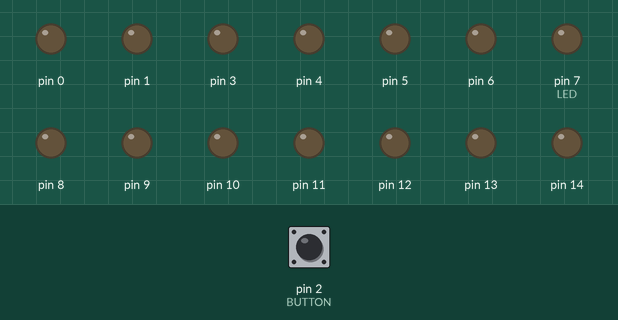
The sketch below on a simulated Arduino Uno, built with avr-gcc and run on an emulated ATmega328P. Parts: output pins drawn as LEDs (lit = HIGH). The inputs (shaded band) are chosen by the test bench; at power-on: pin 2 (BUTTON) LOW. Sleep ends after the set time or at an interrupt.

Above: at 1.2 s.
1.3 s: pin 2 (BUTTON) pulled HIGH for 0.15 s
At 2.5 s:
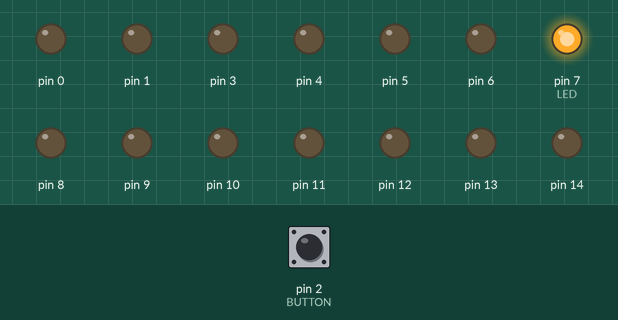
2.9 s: pin 2 (BUTTON) pulled HIGH for 1 s
At 3.8 s:
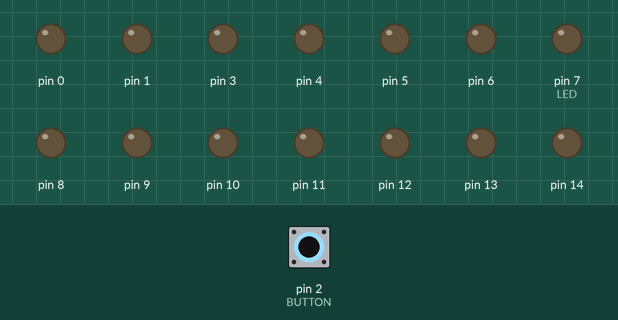
5.4 s: pin 2 (BUTTON) pulled HIGH for 3.2 s
At 5.7 s:
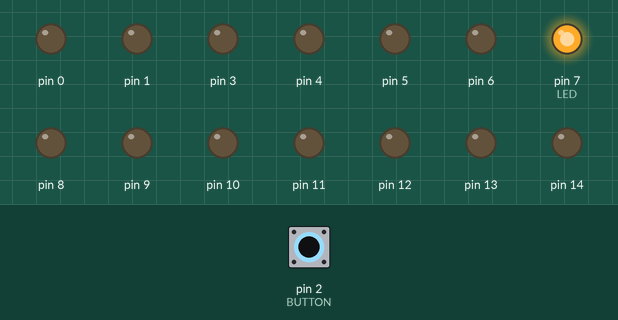
Timing chart, 0 to 24.5 s (numbered marks = the images above; inputs shaded):
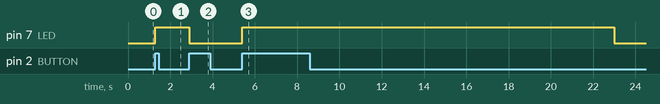

Measured:
- after the input at 1.3 s, pin 7 (LED): LOW → HIGH at once
- after the input at 2.9 s, pin 7 (LED): HIGH → LOW at once
- after the input at 5.4 s, pin 7 (LED): LOW → HIGH at once, → LOW 17.6 s later

The sketch:

sleep_modes_experiments.ino
```cpp
const int LED = 7;
const int BUTTON = 2;


long spacing = 1000;
volatile int counter;

unsigned long CURRENT;
unsigned long PREVIOUS;

boolean flag;
boolean currentButton;
boolean lastButton;


 void myFunction()
 {
  counter = 0;
 }


void setup()
{

  for (int i=0; i<20; i++)
  {
    if (i !=2)
  pinMode(i, OUTPUT);
  }
  pinMode(BUTTON, INPUT);

attachInterrupt(digitalPinToInterrupt(2), myFunction, FALLING);

}

void sleepMode()
{
  ADCSRA &= ~(1<<7);

 SMCR|=(1<<2);
 SMCR|=1;

 MCUCR |= (3<<5);
 MCUCR = (MCUCR & ~(1<<5)) | (1<<6);
 __asm__ __volatile__ ("sleep");
}


void loop()
{
  CURRENT = millis();
  if (CURRENT - PREVIOUS >= spacing)
  {
    PREVIOUS = CURRENT;
    counter++;
  }

  currentButton = digitalRead(BUTTON);
  if (currentButton == HIGH && lastButton == LOW)
  {
   flag=!flag;
   digitalWrite(LED, flag);
  }
  lastButton = currentButton;

  if (counter>= 15)
  {
    digitalWrite(LED, LOW);
    sleepMode();
  }
}
```
